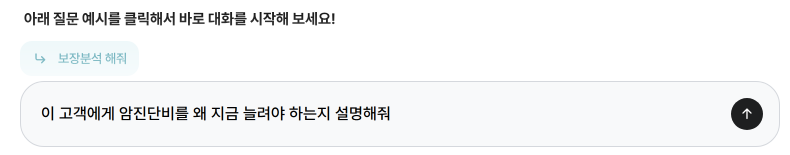
#> input picture guidebook_v4/captures/hero/bc2_custom_input.png, 1580 x 310 px, given in place of gate_reco1.png, which was not available (shown at 1/2 size)
$ python derive_v2.py
#> lines starting #> are read from the running program, lines starting #| are printed output that depends on the picture
# 새 목업(v2) 캡처에서 가이드북용 잘라낸 그림을 다시 만든다. 원래 자르기 좌표 그대로(derive_history.txt 참고).
from PIL import Image
F='final/'; H=F+'hero/'
def crop(src,box,dst): im=Image.open(src); im.crop(box).save(dst); print('crop', dst, Image.open(dst).size)
# 추천 카드 9장 (gate_reco1~3, clip x150 y580 dsf2)
for n in (1,2,3):
    im=Image.open(H+f'gate_reco{n}.png')
#> im is the input picture: PIL image 1580x310 RGB; mean R, G, B 243.8, 244.5, 245
    for i,px in enumerate((160,539,917)):
        x0=(px-150+3)*2; y0=(634-580-6)*2; x1=(px-150+362-3)*2; y1=y0+(372+12)*2
        im.crop((x0,y0,x1,y1)).save(H+f'reco{n}_card{i+1}.png')
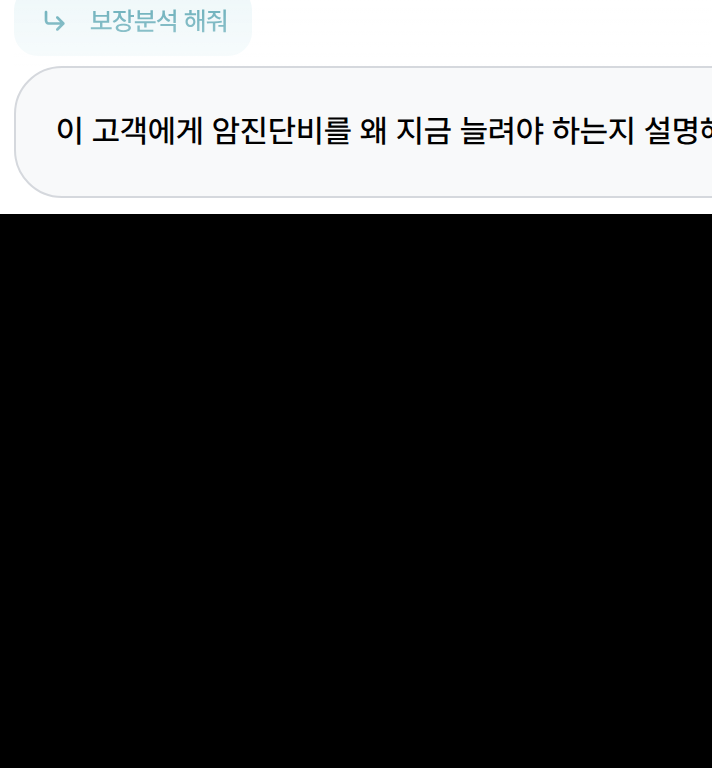
#> saved as reco1_card1.png: PIL image 712x768 RGB; mean R, G, B 66.8, 67.2, 67.4
#> pass 2 of the loop `for n in (1,2,3):`:
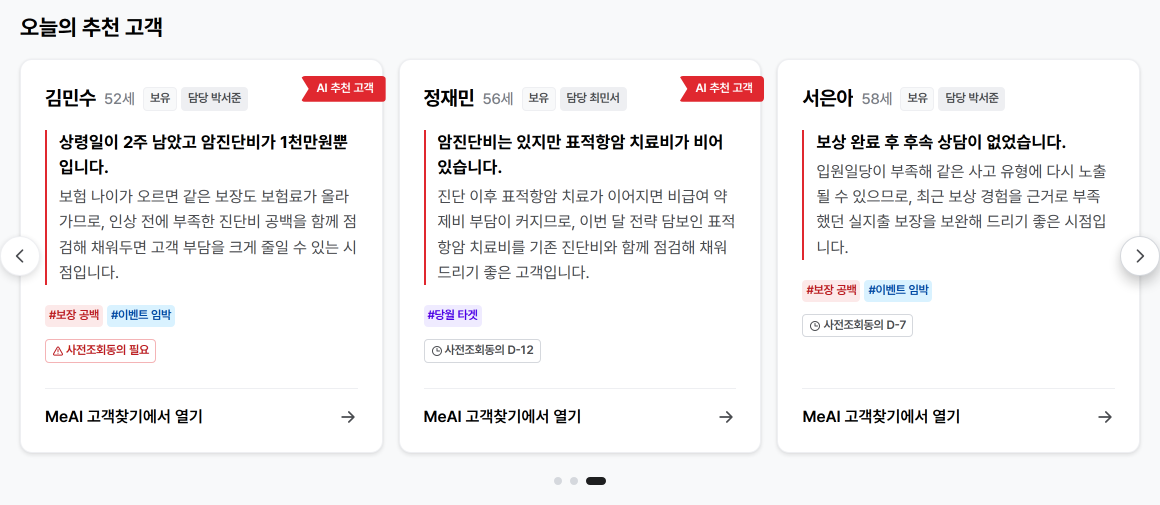
#> input picture guidebook_v4/captures/hero/bc2_gate_reco_s3.png, 2320 x 1010 px, given in place of gate_reco2.png, which was not available (shown at 1/2 size)
#> im is the input picture: PIL image 2320x1010 RGB; mean R, G, B 243.9, 242.6, 243.3
#> `im.crop((x0,y0,x1,y1)).save(H+f'reco{n}_card{i+1}.png')`:
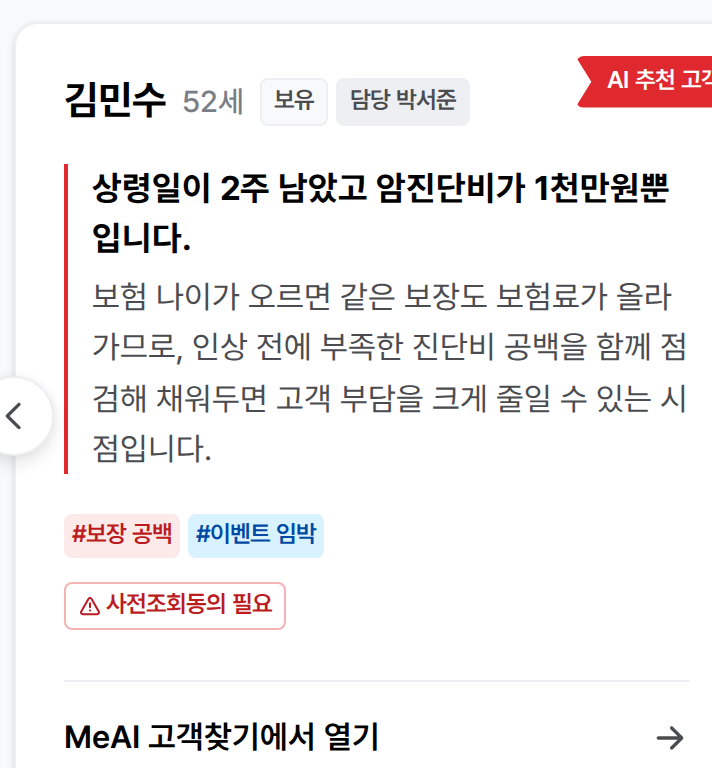
#> saved as reco2_card1.png: PIL image 712x768 RGB; mean R, G, B 242.3, 239.5, 240.1
print('reco cards', Image.open(H+'reco1_card1.png').size)
# 카드 줌 (화살표 숨김판)
#> (the run stopped early here; a loop or call above may not have finished)
